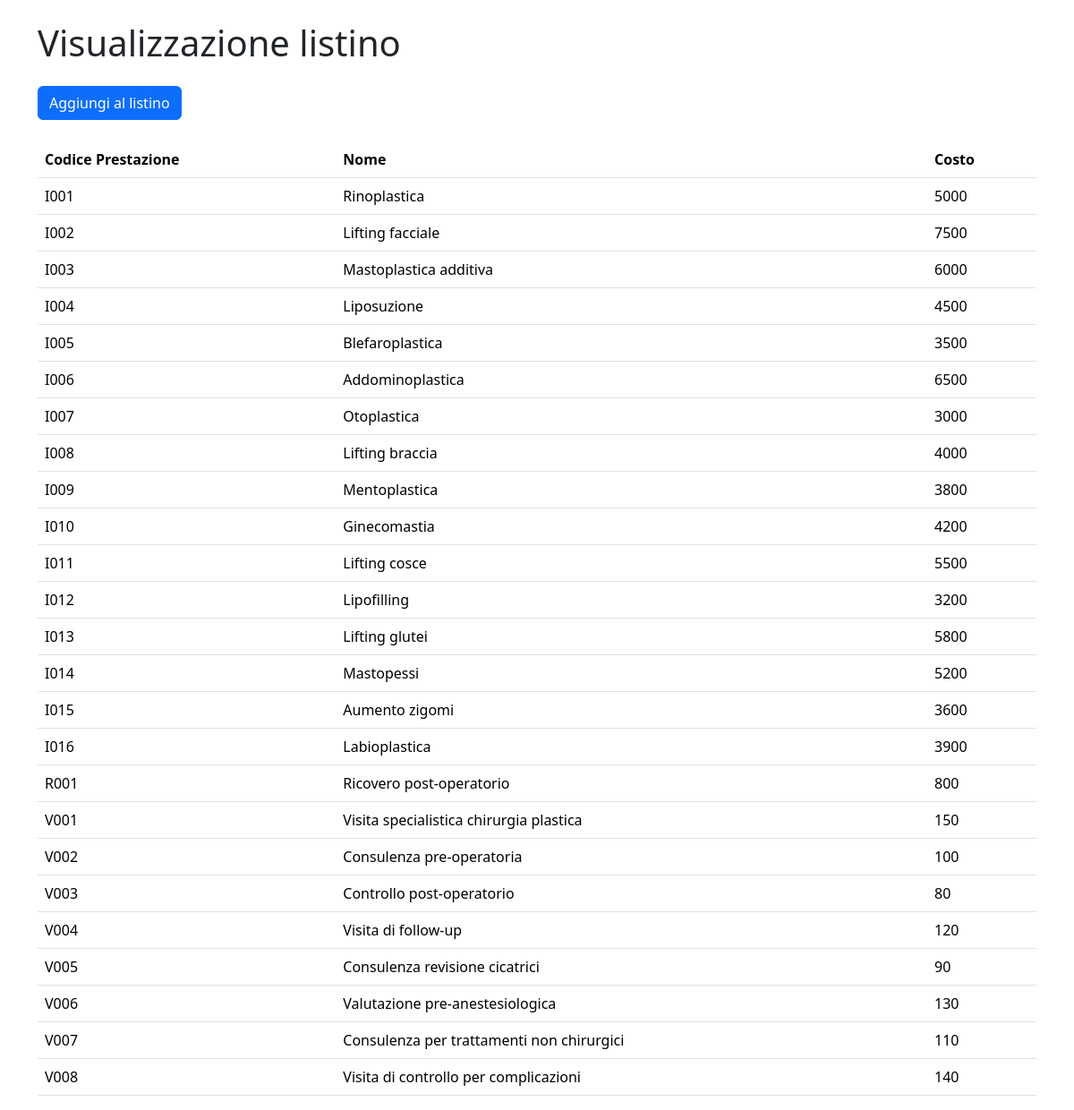
The app's page /src/view/amministratore/visualizzazione_listino.php with its own data.
### tables this page shows
CREATE TABLE `listino` (
  `codicePrestazione` varchar(6) NOT NULL,
  `nome` varchar(50) NOT NULL,
  `costo` decimal(8,0) NOT NULL
);

### src/includes/database.php (called while the page is built, shortened)
<?php
function tutto_listino($mysqli){
    $stmt = $mysqli->prepare("SELECT * FROM listino");
    $stmt->execute();
    return $stmt->get_result()->fetch_all(MYSQLI_ASSOC);
}

### src/view/amministratore/visualizzazione_listino.php (the view, shortened to what this page needs)
<!doctype html>
<?php
include_once("../../includes/database.php");
$listino = tutto_listino($con);
?>
<html lang="en">
  <head>
    <link href="https://cdn.jsdelivr.net/npm/bootstrap@5.3.2/dist/css/bootstrap.min.css" rel="stylesheet">
  </head>
  <body>
    <div class="container">
        <h1 class="my-4">Visualizzazione listino</h1>
        <button type="button" class="btn btn-primary mb-4" data-bs-toggle="modal" data-bs-target="#aggiungiPrestazioneAListinoModal">
            Aggiungi al listino
        </button>
        <table class="table">
            <thead>
                <tr>
                    <th scope="col">Codice Prestazione</th>
                    <th scope="col">Nome</th>
                    <th scope="col">Costo</th>
                </tr>
            </thead>
            <tbody>
                <?php
                foreach ($listino as $l) {
                    echo "<td>{$l['codicePrestazione']}</td>";
                    echo "<td>{$l['nome']}</td>";
                    echo "<td>{$l['costo']}</td>";
                }
                ?>
            </tbody>
        </table>
    </div>
  </body>
</html>

### records on screen
listino: codicePrestazione "I001", nome "Rinoplastica", costo "5000"
listino: codicePrestazione "I002", nome "Lifting facciale", costo "7500"
listino: codicePrestazione "I003", nome "Mastoplastica additiva", costo "6000"
listino: codicePrestazione "I004", nome "Liposuzione", costo "4500"
listino: codicePrestazione "I005", nome "Blefaroplastica", costo "3500"
listino: codicePrestazione "I006", nome "Addominoplastica", costo "6500"
listino: codicePrestazione "I007", nome "Otoplastica", costo "3000"
listino: codicePrestazione "I008", nome "Lifting braccia", costo "4000"
listino: codicePrestazione "I009", nome "Mentoplastica", costo "3800"
listino: codicePrestazione "I010", nome "Ginecomastia", costo "4200"
listino: codicePrestazione "I011", nome "Lifting cosce", costo "5500"
listino: codicePrestazione "I012", nome "Lipofilling", costo "3200"
listino: codicePrestazione "I013", nome "Lifting glutei", costo "5800"
listino: codicePrestazione "I014", nome "Mastopessi", costo "5200"
listino: codicePrestazione "I015", nome "Aumento zigomi", costo "3600"
listino: codicePrestazione "I016", nome "Labioplastica", costo "3900"
listino: codicePrestazione "R001", nome "Ricovero post-operatorio", costo "800"
listino: codicePrestazione "V001", nome "Visita specialistica chirurgia plastica", costo "150"
listino: codicePrestazione "V002", nome "Consulenza pre-operatoria", costo "100"
listino: codicePrestazione "V003", nome "Controllo post-operatorio", costo "80"
listino: codicePrestazione "V004", nome "Visita di follow-up", costo "120"
listino: codicePrestazione "V005", nome "Consulenza revisione cicatrici", costo "90"
listino: codicePrestazione "V006", nome "Valutazione pre-anestesiologica", costo "130"
listino: codicePrestazione "V007", nome "Consulenza per trattamenti non chirurgici", costo "110"
listino: codicePrestazione "V008", nome "Visita di controllo per complicazioni", costo "140"
